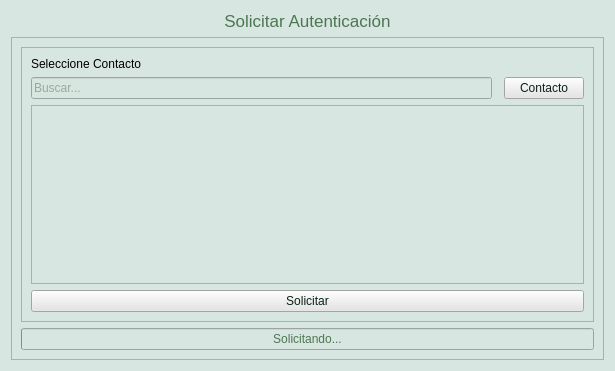
<?xml version="1.0" encoding="UTF-8"?>
<ui version="4.0">
 <class>RequestAuthentication</class>
 <widget class="QWidget" name="RequestAuthentication">
  <property name="geometry">
   <rect>
    <x>0</x>
    <y>0</y>
    <width>615</width>
    <height>371</height>
   </rect>
  </property>
  <property name="windowTitle">
   <string>Solicitar Autenticación</string>
  </property>
  <property name="styleSheet">
   <string notr="true">color:rgb(76, 118, 82);
background-color:rgb(216, 230, 225);</string>
  </property>
  <layout class="QVBoxLayout" name="verticalLayout">
   <item>
    <widget class="QLabel" name="titleLabel">
     <property name="acceptDrops">
      <bool>false</bool>
     </property>
     <property name="styleSheet">
      <string notr="true">font: 13pt;</string>
     </property>
     <property name="text">
      <string>Solicitar Autenticación</string>
     </property>
     <property name="scaledContents">
      <bool>true</bool>
     </property>
     <property name="alignment">
      <set>Qt::AlignCenter</set>
     </property>
     <property name="wordWrap">
      <bool>true</bool>
     </property>
    </widget>
   </item>
   <item>
    <widget class="QScrollArea" name="scrollArea">
     <property name="widgetResizable">
      <bool>true</bool>
     </property>
     <widget class="QWidget" name="scrollAreaWidgetContents">
      <property name="geometry">
       <rect>
        <x>0</x>
        <y>0</y>
        <width>595</width>
        <height>322</height>
       </rect>
      </property>
      <layout class="QVBoxLayout" name="verticalLayout_2">
       <item>
        <widget class="QFrame" name="frame_2">
         <property name="frameShape">
          <enum>QFrame::StyledPanel</enum>
         </property>
         <property name="frameShadow">
          <enum>QFrame::Raised</enum>
         </property>
         <property name="midLineWidth">
          <number>0</number>
         </property>
         <layout class="QGridLayout" name="gridLayout">
          <item row="0" column="0">
           <widget class="QLabel" name="label">
            <property name="styleSheet">
             <string notr="true">font: 75 12pt &quot;Noto Sans&quot;;
color: rgb(0, 0, 0);</string>
            </property>
            <property name="text">
             <string>Seleccione Contacto</string>
            </property>
            <property name="scaledContents">
             <bool>false</bool>
            </property>
            <property name="alignment">
             <set>Qt::AlignLeading|Qt::AlignLeft|Qt::AlignVCenter</set>
            </property>
            <property name="margin">
             <number>0</number>
            </property>
            <property name="indent">
             <number>0</number>
            </property>
           </widget>
          </item>
          <item row="2" column="0" colspan="3">
           <widget class="QListWidget" name="contactsListWidget"/>
          </item>
          <item row="3" column="0" colspan="3">
           <widget class="QPushButton" name="requestAuthentication">
            <property name="enabled">
             <bool>true</bool>
            </property>
            <property name="sizeIncrement">
             <size>
              <width>0</width>
              <height>0</height>
             </size>
            </property>
            <property name="baseSize">
             <size>
              <width>0</width>
              <height>0</height>
             </size>
            </property>
            <property name="styleSheet">
             <string notr="true">color: rgb(11, 35, 21);
font: 75 9pt &quot;Noto Sans&quot;;
background-color: rgb(229, 229, 229);</string>
            </property>
            <property name="text">
             <string>Solicitar</string>
            </property>
            <property name="icon">
             <iconset resource="resources.qrc">
              <normaloff>:/images/enviar.png</normaloff>:/images/enviar.png</iconset>
            </property>
            <property name="iconSize">
             <size>
              <width>16</width>
              <height>16</height>
             </size>
            </property>
           </widget>
          </item>
          <item row="1" column="2">
           <widget class="QPushButton" name="addContact">
            <property name="autoFillBackground">
             <bool>false</bool>
            </property>
            <property name="styleSheet">
             <string notr="true">color: rgb(11, 35, 21);
font: 75 9pt &quot;Noto Sans&quot;;
background-color: rgb(229, 229, 229);</string>
            </property>
            <property name="text">
             <string>Contacto</string>
            </property>
            <property name="icon">
             <iconset resource="resources.qrc">
              <normaloff>:/images/agregar.png</normaloff>:/images/agregar.png</iconset>
            </property>
           </widget>
          </item>
          <item row="1" column="0">
           <widget class="QLineEdit" name="searchContact">
            <property name="placeholderText">
             <string>Buscar...</string>
            </property>
           </widget>
          </item>
         </layout>
        </widget>
       </item>
       <item>
        <widget class="QProgressBar" name="requestAuthProgressBar">
         <property name="value">
          <number>0</number>
         </property>
         <property name="orientation">
          <enum>Qt::Horizontal</enum>
         </property>
         <property name="invertedAppearance">
          <bool>false</bool>
         </property>
         <property name="textDirection">
          <enum>QProgressBar::BottomToTop</enum>
         </property>
         <property name="format">
          <string>Solicitando...</string>
         </property>
        </widget>
       </item>
      </layout>
     </widget>
    </widget>
   </item>
  </layout>
 </widget>
 <resources>
  <include location="resources.qrc"/>
 </resources>
 <connections/>
</ui>
